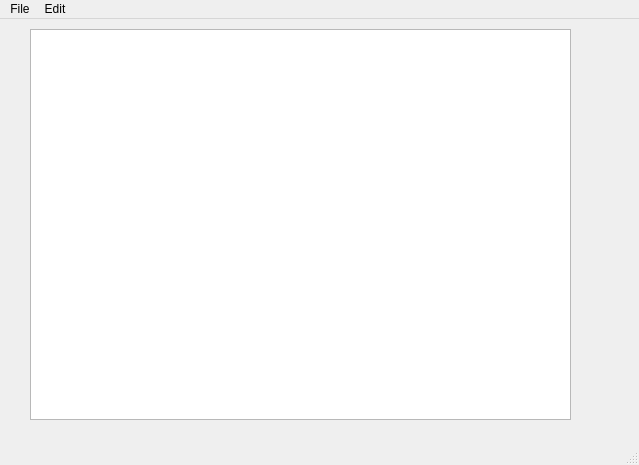
<?xml version="1.0" encoding="UTF-8"?>
<ui version="4.0">
 <class>MainWindow</class>
 <widget class="QMainWindow" name="MainWindow">
  <property name="geometry">
   <rect>
    <x>0</x>
    <y>0</y>
    <width>639</width>
    <height>465</height>
   </rect>
  </property>
  <property name="windowTitle">
   <string>MainWindow</string>
  </property>
  <widget class="QWidget" name="centralwidget">
   <widget class="QWidget" name="verticalLayoutWidget">
    <property name="geometry">
     <rect>
      <x>30</x>
      <y>10</y>
      <width>541</width>
      <height>391</height>
     </rect>
    </property>
    <layout class="QVBoxLayout" name="verticalLayout">
     <item>
      <widget class="QTextEdit" name="mainTextEdit">
       <property name="styleSheet">
        <string notr="true">/*background-color: rgb(71, 71, 71)</string>
       </property>
       <property name="html">
        <string>&lt;!DOCTYPE HTML PUBLIC &quot;-//W3C//DTD HTML 4.0//EN&quot; &quot;http://www.w3.org/TR/REC-html40/strict.dtd&quot;&gt;
&lt;html&gt;&lt;head&gt;&lt;meta name=&quot;qrichtext&quot; content=&quot;1&quot; /&gt;&lt;style type=&quot;text/css&quot;&gt;
p, li { white-space: pre-wrap; }
&lt;/style&gt;&lt;/head&gt;&lt;body style=&quot; font-family:'MS Shell Dlg 2'; font-size:7.8pt; font-weight:400; font-style:normal;&quot;&gt;
&lt;p style=&quot;-qt-paragraph-type:empty; margin-top:0px; margin-bottom:0px; margin-left:0px; margin-right:0px; -qt-block-indent:0; text-indent:0px;&quot;&gt;&lt;br /&gt;&lt;/p&gt;&lt;/body&gt;&lt;/html&gt;</string>
       </property>
      </widget>
     </item>
    </layout>
   </widget>
  </widget>
  <widget class="QMenuBar" name="menubar">
   <property name="geometry">
    <rect>
     <x>0</x>
     <y>0</y>
     <width>639</width>
     <height>26</height>
    </rect>
   </property>
   <widget class="QMenu" name="menuFile">
    <property name="title">
     <string>File</string>
    </property>
    <addaction name="actionNew"/>
    <addaction name="actionOpen"/>
    <addaction name="actionSave"/>
    <addaction name="actionSave_As"/>
    <addaction name="actionExit"/>
   </widget>
   <widget class="QMenu" name="menuEdit">
    <property name="title">
     <string>Edit</string>
    </property>
    <addaction name="actionCopy"/>
    <addaction name="actionPaste"/>
    <addaction name="actionCut"/>
    <addaction name="actionUndo"/>
    <addaction name="actionRedo"/>
   </widget>
   <addaction name="menuFile"/>
   <addaction name="menuEdit"/>
  </widget>
  <widget class="QStatusBar" name="statusbar"/>
  <action name="actionNew">
   <property name="text">
    <string>New</string>
   </property>
  </action>
  <action name="actionSave">
   <property name="text">
    <string>Save</string>
   </property>
  </action>
  <action name="actionSave_As">
   <property name="text">
    <string>Save As</string>
   </property>
  </action>
  <action name="actionExit">
   <property name="text">
    <string>Exit</string>
   </property>
  </action>
  <action name="actionCopy">
   <property name="text">
    <string>Copy</string>
   </property>
  </action>
  <action name="actionPaste">
   <property name="text">
    <string>Paste</string>
   </property>
  </action>
  <action name="actionCut">
   <property name="text">
    <string>Cut</string>
   </property>
  </action>
  <action name="actionUndo">
   <property name="text">
    <string>Undo</string>
   </property>
  </action>
  <action name="actionRedo">
   <property name="text">
    <string>Redo</string>
   </property>
   <property name="font">
    <font>
     <family>MS Shell Dlg 2</family>
    </font>
   </property>
  </action>
  <action name="actionOpen">
   <property name="text">
    <string>Open</string>
   </property>
  </action>
 </widget>
 <resources/>
 <connections/>
</ui>
